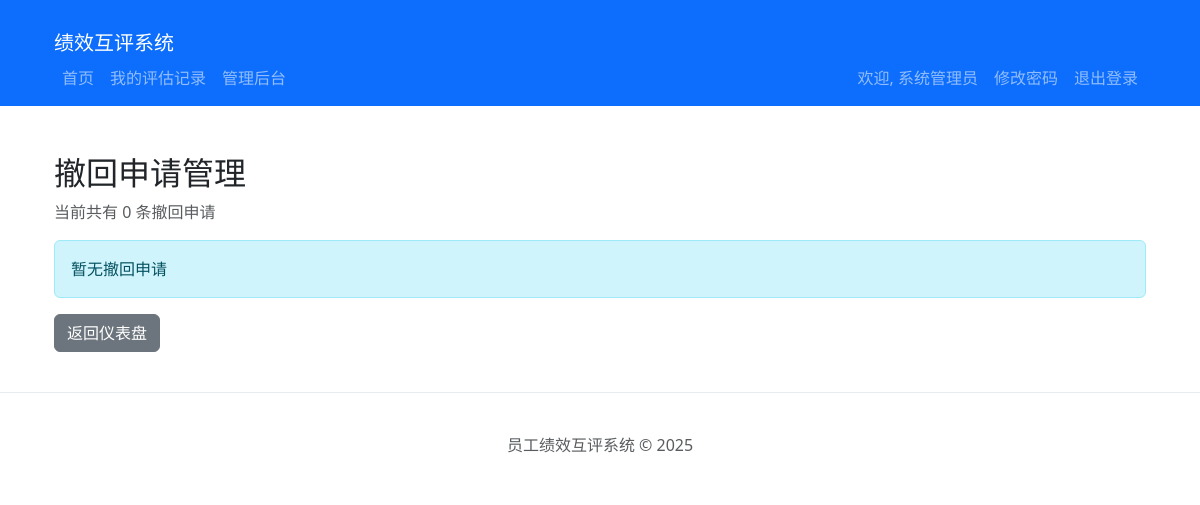
The page /admin/evaluations/withdrawal_requests (signed in) on the database as committed earlier.
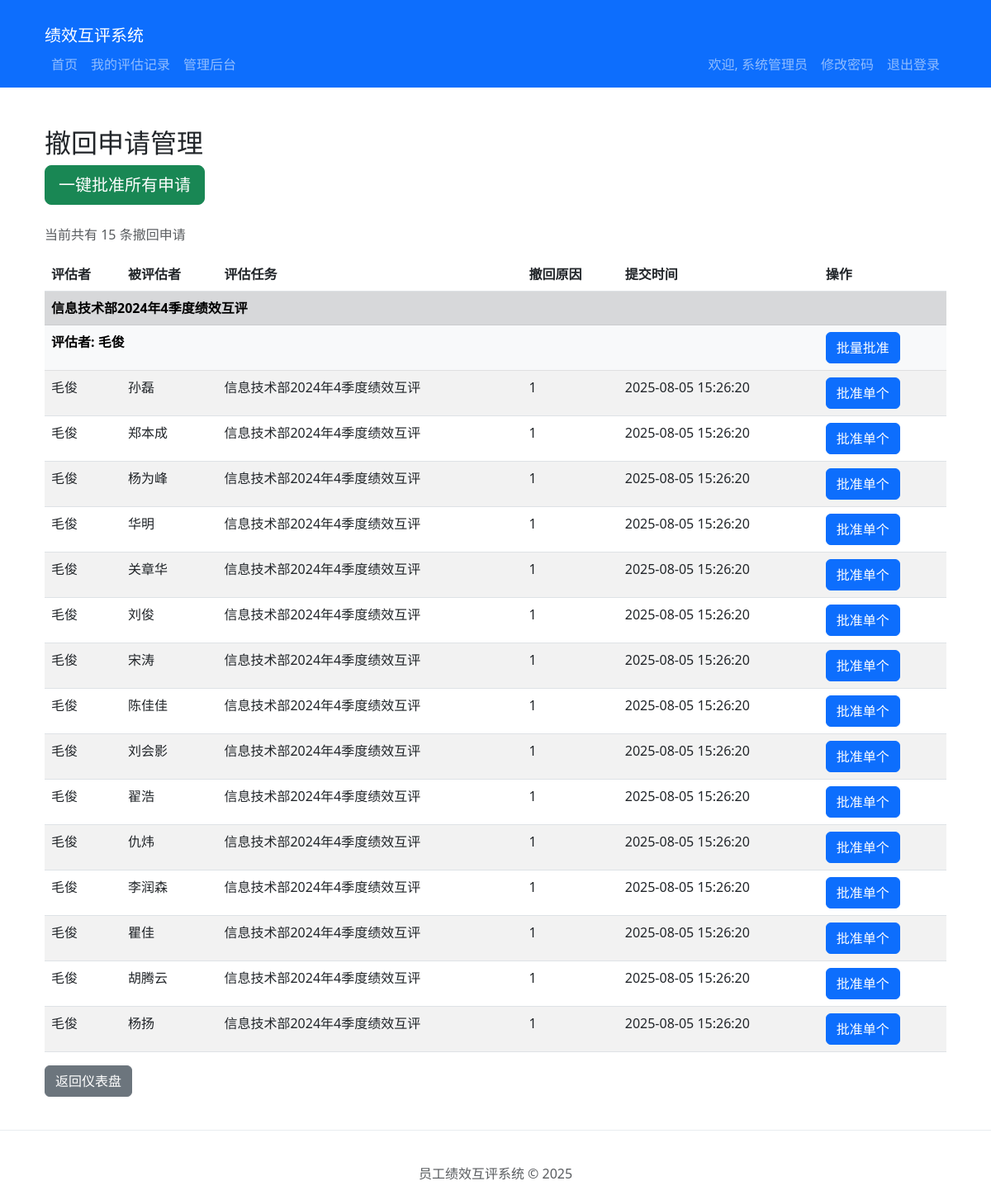
The same page on the database as committed later.
### models.py (models this page shows, shortened)
class EvaluationTask(db.Model):
    __tablename__ = 'evaluation_task'
    id = db.Column(db.Integer, primary_key=True)
    year = db.Column(db.Integer, nullable=False)
    quarter = db.Column(db.Integer, nullable=False)  # 1-4
    name = db.Column(db.String(200), nullable=False)
    status = db.Column(db.String(20), default='published', nullable=False)
    created_at = db.Column(db.DateTime, default=datetime.utcnow)
    updated_at = db.Column(db.DateTime, default=datetime.utcnow, onupdate=datetime.utcnow)
    records = db.relationship('EvaluationRecord', back_populates='task', cascade='all, delete-orphan', lazy='dynamic')

class Employee(UserMixin, db.Model):
    id = db.Column(db.Integer, primary_key=True)
    employee_id = db.Column(db.String(20), unique=True, nullable=False)
    name = db.Column(db.String(100), nullable=False)
    position = db.Column(db.String(100), nullable=False)
    password_hash = db.Column(db.String(256), nullable=False)
    is_admin = db.Column(db.Boolean, default=False)
    is_frozen = db.Column(db.Boolean, default=False)
    created_at = db.Column(db.DateTime, default=datetime.utcnow)
    updated_at = db.Column(db.DateTime, default=datetime.utcnow, onupdate=datetime.utcnow)

class EvaluationRecord(db.Model):
    __tablename__ = 'evaluation_record'
    id = db.Column(db.Integer, primary_key=True)
    evaluator_id = db.Column(db.Integer, db.ForeignKey('employee.id'), nullable=False)
    evaluatee_id = db.Column(db.Integer, db.ForeignKey('employee.id'), nullable=False)
    task_id = db.Column(db.Integer, db.ForeignKey('evaluation_task.id'), nullable=False)
    status = db.Column(db.String(20), default='submitted')  # submitted, returned, withdrawal_requested
    submitted_at = db.Column(db.DateTime, default=datetime.utcnow)
    created_at = db.Column(db.DateTime, default=datetime.utcnow)
    updated_at = db.Column(db.DateTime, default=datetime.utcnow, onupdate=datetime.utcnow)
    withdrawal_reason = db.Column(db.Text)
    evaluator = db.relationship('Employee', foreign_keys=[evaluator_id], backref='evaluations_made')
    evaluatee = db.relationship('Employee', foreign_keys=[evaluatee_id], backref='evaluations_received')
    scores = db.relationship('EvaluationScore', backref='record', cascade='all, delete-orphan')
    task = db.relationship('EvaluationTask', back_populates='records')

### app.py (the view)
@app.route('/admin/evaluations/withdrawal_requests')
@login_required
@admin_required
def withdrawal_requests():
    from models import EvaluationRecord
    requests = EvaluationRecord.query.filter_by(status='withdrawal_requested').options(
        joinedload(EvaluationRecord.evaluator),
        joinedload(EvaluationRecord.evaluatee),
        joinedload(EvaluationRecord.task)
    ).order_by(EvaluationRecord.updated_at.desc()).all()
    return render_template('admin/withdrawal_requests.html', requests=requests)

### app.py (called while the page is built)
def admin_required(f):
    @wraps(f)
    def decorated_function(*args, **kwargs):
        if not current_user.is_authenticated:
            return redirect(url_for('login', next=request.url))
        if not current_user.is_admin:
            abort(403)
        return f(*args, **kwargs)
    return decorated_function

@app.template_filter('shanghai_time')
def shanghai_time_filter(dt, format='%Y-%m-%d %H:%M:%S'):
    if dt is None:
        return ""
    utc_dt = pytz.utc.localize(dt)
    shanghai_tz = pytz.timezone('Asia/Shanghai')
    return utc_dt.astimezone(shanghai_tz).strftime(format)

@login_manager.user_loader
def load_user(user_id):
    return Employee.query.get(int(user_id))

### templates/admin/withdrawal_requests.html (shortened to what this page needs)
{% extends 'base.html' %}
{% block content %}
<div class="container mt-5">
    <h2>撤回申请管理</h2>
    {% if requests|length > 0 %}
    <div class="mb-4">
        <a href="{{ url_for('batch_approve_all_withdrawals') }}" class="btn btn-success btn-lg" onclick="return confirm('确定要批准所有撤回申请吗？')">
            一键批准所有申请
        </a>
    </div>
    {% endif %}
    <p class="text-muted">当前共有 {{ requests|length }} 条撤回申请</p>
    {% if requests %}
        <div class="table-responsive">
            <table class="table table-striped table-hover">
                <thead>
                    <tr>
                        <th>评估者</th>
                        <th>被评估者</th>
                        <th>评估任务</th>
                        <th>撤回原因</th>
                        <th>提交时间</th>
                        <th>操作</th>
                    </tr>
                </thead>
                <tbody>
                {% if requests|length > 0 %}
                    {% for task_id, task_group in requests|groupby('task.id') %}
                        <tr class="table-secondary">
                            <th colspan="6">{{ task_group[0].task.name }}</th>
                        </tr>
                        {% for evaluator_id, evaluator_group in task_group|groupby('evaluator.id') %}
                        <tr class="table-light">
                            <td colspan="5"><strong>评估者: {{ evaluator_group[0].evaluator.name }}</strong></td>
                            <td>
                                <a href="{{ url_for('batch_approve_withdrawal_by_evaluator', task_id=task_id, evaluator_id=evaluator_id) }}" class="btn btn-primary" onclick="return confirm('确定要批准该评估者在该任务下的所有撤回申请吗？')">
                                    批量批准
                                </a>
                            </td>
                        </tr>
                        {% for request in evaluator_group %}
                        <tr>
                            <td>{{ request.evaluator.name }}</td>
                            <td>{{ request.evaluatee.name }}</td>
                            <td>{{ request.task.name }}</td>
                            <td>{{ request.withdrawal_reason }}</td>
                            <td>{{ request.updated_at|shanghai_time }}</td>
                            <td>
                                <a href="{{ url_for('approve_withdrawal', id=request.id) }}" class="btn btn-primary">批准单个</a>
                            </td>
                        </tr>
                        {% endfor %}
                        {% endfor %}
                    {% endfor %}
                {% else %}
                    <tr>
                        <td colspan="6" class="text-center">
                            暂无撤回申请数据
                        </td>
                    </tr>
                {% endif %}
                </tbody>
            </table>
        </div>
    {% else %}
        <div class="alert alert-info">
            暂无撤回申请
        </div>
    {% endif %}
    <a href="{{ url_for('admin_dashboard') }}" class="btn btn-secondary">返回仪表盘</a>
</div>
{% endblock %}

Rows that differ between the two databases and show on the page:
now on this page (row unchanged): EvaluationTask: name "信息技术部2024年4季度绩效互评"
now on this page (row unchanged): Employee: name "毛俊"
now on this page (row edited): EvaluationRecord: evaluator.name "毛俊", evaluatee.name "孙磊", task.name "信息技术部2024年4季度绩效互评", withdrawal_reason "1", updated_at|shanghai_time "2025-08-05 15:26:20"
now on this page (row edited): EvaluationRecord: evaluator.name "毛俊", evaluatee.name "郑本成", task.name "信息技术部2024年4季度绩效互评", withdrawal_reason "1", updated_at|shanghai_time "2025-08-05 15:26:20"
now on this page (row edited): EvaluationRecord: evaluator.name "毛俊", evaluatee.name "杨为峰", task.name "信息技术部2024年4季度绩效互评", withdrawal_reason "1", updated_at|shanghai_time "2025-08-05 15:26:20"
now on this page (row edited): EvaluationRecord: evaluator.name "毛俊", evaluatee.name "华明", task.name "信息技术部2024年4季度绩效互评", withdrawal_reason "1", updated_at|shanghai_time "2025-08-05 15:26:20"
now on this page (row edited): EvaluationRecord: evaluator.name "毛俊", evaluatee.name "关章华", task.name "信息技术部2024年4季度绩效互评", withdrawal_reason "1", updated_at|shanghai_time "2025-08-05 15:26:20"
now on this page (row edited): EvaluationRecord: evaluator.name "毛俊", evaluatee.name "刘俊", task.name "信息技术部2024年4季度绩效互评", withdrawal_reason "1", updated_at|shanghai_time "2025-08-05 15:26:20"
now on this page (row edited): EvaluationRecord: evaluator.name "毛俊", evaluatee.name "宋涛", task.name "信息技术部2024年4季度绩效互评", withdrawal_reason "1", updated_at|shanghai_time "2025-08-05 15:26:20"
now on this page (row edited): EvaluationRecord: evaluator.name "毛俊", evaluatee.name "陈佳佳", task.name "信息技术部2024年4季度绩效互评", withdrawal_reason "1", updated_at|shanghai_time "2025-08-05 15:26:20"
now on this page (row edited): EvaluationRecord: evaluator.name "毛俊", evaluatee.name "刘会影", task.name "信息技术部2024年4季度绩效互评", withdrawal_reason "1", updated_at|shanghai_time "2025-08-05 15:26:20"
now on this page (row edited): EvaluationRecord: evaluator.name "毛俊", evaluatee.name "翟浩", task.name "信息技术部2024年4季度绩效互评", withdrawal_reason "1", updated_at|shanghai_time "2025-08-05 15:26:20"
now on this page (row edited): EvaluationRecord: evaluator.name "毛俊", evaluatee.name "仇炜", task.name "信息技术部2024年4季度绩效互评", withdrawal_reason "1", updated_at|shanghai_time "2025-08-05 15:26:20"
now on this page (row edited): EvaluationRecord: evaluator.name "毛俊", evaluatee.name "李润森", task.name "信息技术部2024年4季度绩效互评", withdrawal_reason "1", updated_at|shanghai_time "2025-08-05 15:26:20"
now on this page (row edited): EvaluationRecord: evaluator.name "毛俊", evaluatee.name "瞿佳", task.name "信息技术部2024年4季度绩效互评", withdrawal_reason "1", updated_at|shanghai_time "2025-08-05 15:26:20"
now on this page (row edited): EvaluationRecord: evaluator.name "毛俊", evaluatee.name "胡腾云", task.name "信息技术部2024年4季度绩效互评", withdrawal_reason "1", updated_at|shanghai_time "2025-08-05 15:26:20"
now on this page (row edited): EvaluationRecord: evaluator.name "毛俊", evaluatee.name "杨扬", task.name "信息技术部2024年4季度绩效互评", withdrawal_reason "1", updated_at|shanghai_time "2025-08-05 15:26:20"
Other text that changed with them:
{{ requests|length }}: "0" → "15"
text no longer shown: "暂无撤回申请"
text now shown: "一键批准所有申请 评估者 被评估者 评估任务 撤回原因 提交时间 操作"
new list line: "评估者: 批量批准"
